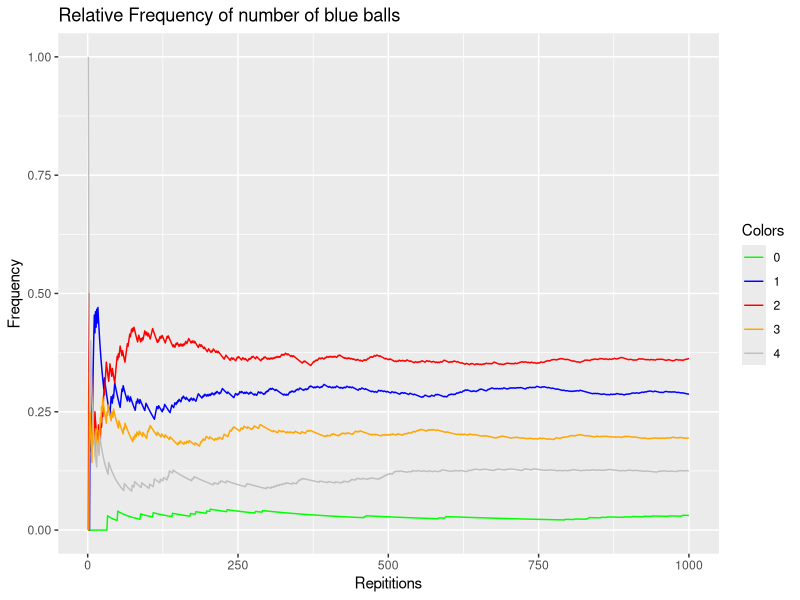

The R source for this figure:
## ---- chunk 1
knitr::opts_chunk$set(echo = TRUE)
## ---- chunk 2
require(dplyr)
require(ggplot2)

rm(list = ls())

seed = 777
set.seed(seed)
n=1000
base <- data.frame(reps = 1:n)
num0.vec <- c()
num1.vec <- c()
num2.vec <- c()
num3.vec <- c()
num4.vec <- c()

sample.mat <- matrix(nrow = n, ncol =4)


box1 <- c("blue", "blue","red")
box2 <- c("blue", "blue", "red", "red", "red", "white")

for (i in 1:n){
  if(runif(1) > 0.5){
    sample.mat[i,] = sample(box1, 4, replace = TRUE)
  } else{
    sample.mat[i,] = sample(box2, 4, replace = FALSE)
  }
  blue = (sample.mat == "blue")
  row.sum = rowSums(blue)
  
  num0.vec[i] = sum((row.sum == 0), na.rm = TRUE)/i
  num1.vec[i] = sum((row.sum == 1), na.rm = TRUE)/i
  num2.vec[i] = sum((row.sum == 2), na.rm = TRUE)/i
  num3.vec[i] = sum((row.sum == 3), na.rm = TRUE)/i
  num4.vec[i] = sum((row.sum == 4), na.rm = TRUE)/i
  
}

base <- 
  base %>%
  mutate(
    zero = num0.vec,
    one = num1.vec,
    two = num2.vec,
    three = num3.vec,
    four = num4.vec
  )


ggplot(data = base, aes(x = reps)) + 
  geom_line(aes(y = zero, color = "0")) +
  geom_line(aes(y = one, color = "1")) +
  geom_line(aes(y = two, color = "2")) +
  geom_line(aes(y = three, color = "3")) +
  geom_line(aes(y = four, color = "4")) +
  scale_color_manual(name = "Colors", values = c("green", "blue", "red", "orange", "grey")) + 
  ggtitle("Relative Frequency of number of blue balls") +
  ylab("Frequency") +
  xlab("Repititions")


